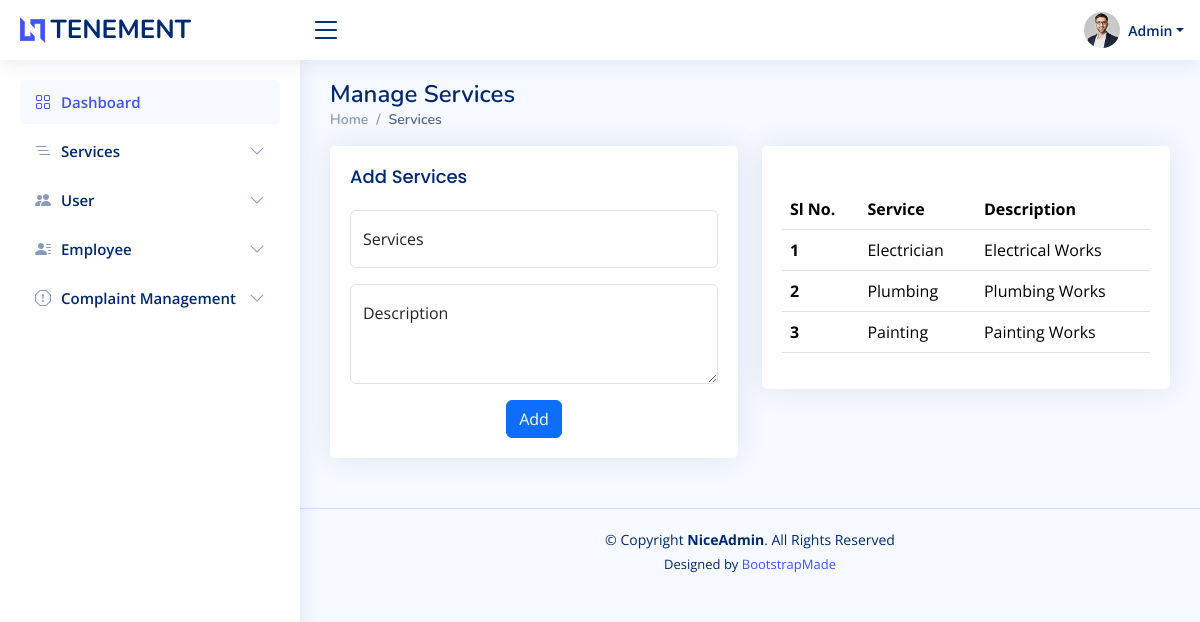
Page /admin/service.php on the earlier database version.
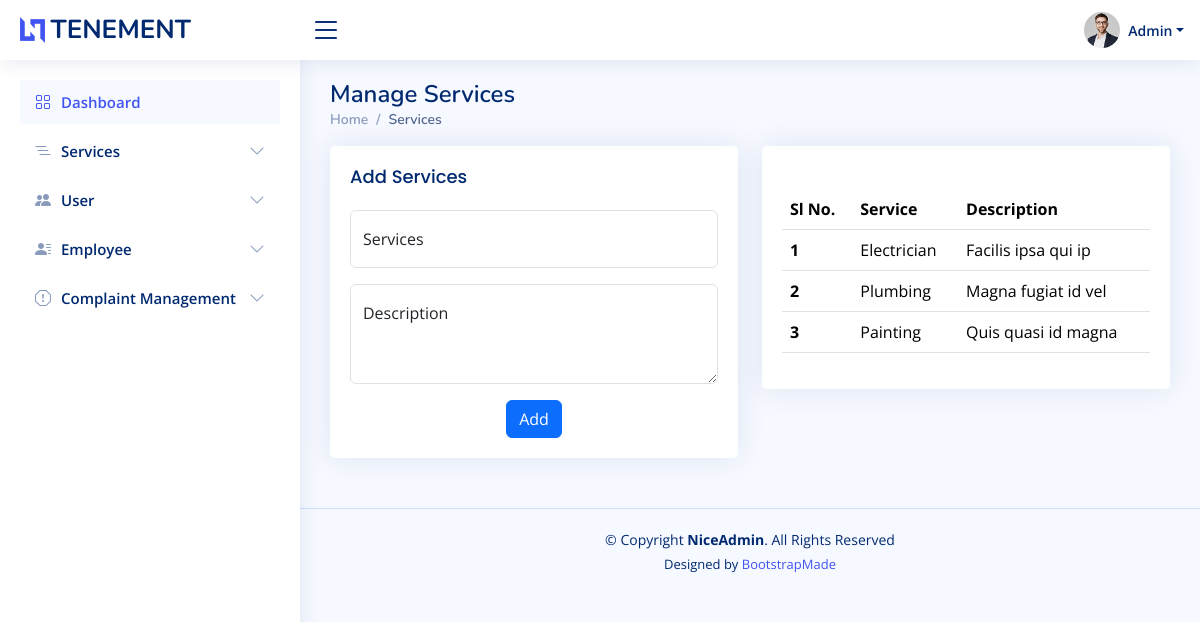
Same page on the later database version.
### tables this page shows
CREATE TABLE `items` (
  `id` int(50) NOT NULL,
  `services` varchar(100) NOT NULL,
  `description` varchar(200) NOT NULL
);

### connect.php (called while the page is built, shortened)
<?php
$dbname="tenement";
$conn=mysqli_connect("localhost","root","",$dbname);
function select_data($sql)
{
  global $conn;
  $res = mysqli_query($conn, $sql);
  if ($res)
    return $res;
  else
    return False;
}
?>

### admin/service.php (the view, shortened to what this page needs)
<?php
include 'header.php';
?>
<main id="main" class="main">
  <div class="pagetitle">
    <h1>Manage Services</h1>
    <nav>
      <ol class="breadcrumb">
        <li class="breadcrumb-item"><a href="index.php">Home</a></li>
        <li class="breadcrumb-item active">Services</li>
      </ol>
    </nav>
  </div>
  <section class="section">
    <div class="row">
      <div class=col-md-6>
        <div class="card">
          <div class="card-body">
            <h5 class="card-title">Add Services</h5>
            <form class="row g-3" action="php/add.php" method="POST">
              <div class="col-md-12">
                <div class="form-floating">
                  <input type="text" class="form-control" name="services" placeholder="Your Name">
                  <label for="services">Services</label>
                </div>
              </div>
              <div class="col-12">
                <div class="form-floating">
                  <textarea class="form-control" placeholder="Address" name="description" style="height: 100px;"></textarea>
                  <label for="floatingTextarea">Description</label>
                </div>
              </div>
              <div class="text-center">
                <button type="submit" class="btn btn-primary">Add</button>
              </div>
            </form>
          </div>
        </div>
      </div>
      <div class="col-lg-6">
        <div class="card">
          <div class="card-body">
            <h5 class="card-title"></h5>
            <table class="table datatable">
              <thead>
                <tr>
                  <th scope="col">Sl No.</th>
                  <th scope="col">Service</th>
                  <th scope="col">Description</th>
                </tr>
              </thead>
              <tbody>
                <tr>
                <?php
                $sql="SELECT * FROM items ";
                $data=select_data($sql);
                $n=1;
                while($user=mysqli_fetch_assoc($data)){
                  ?>
                  <th scope="row"><?php echo $n++?></th>
                  <td><?php echo $user['services']?></td>
                  <td><?php echo $user['description']?></td>
                </tr>
          <?php
                }
                ?>
              </tbody>
            </table>
          </div>
        </div>
      </div>
    </div>
  </section>
</main>

Differences in the rows shown:
changed items "Electrician": description "Electrical Works" → "Facilis ipsa qui ip"
changed items "Plumbing": description "Plumbing Works" → "Magna fugiat id vel"
changed items "Painting": description "Painting Works" → "Quis quasi id magna"
